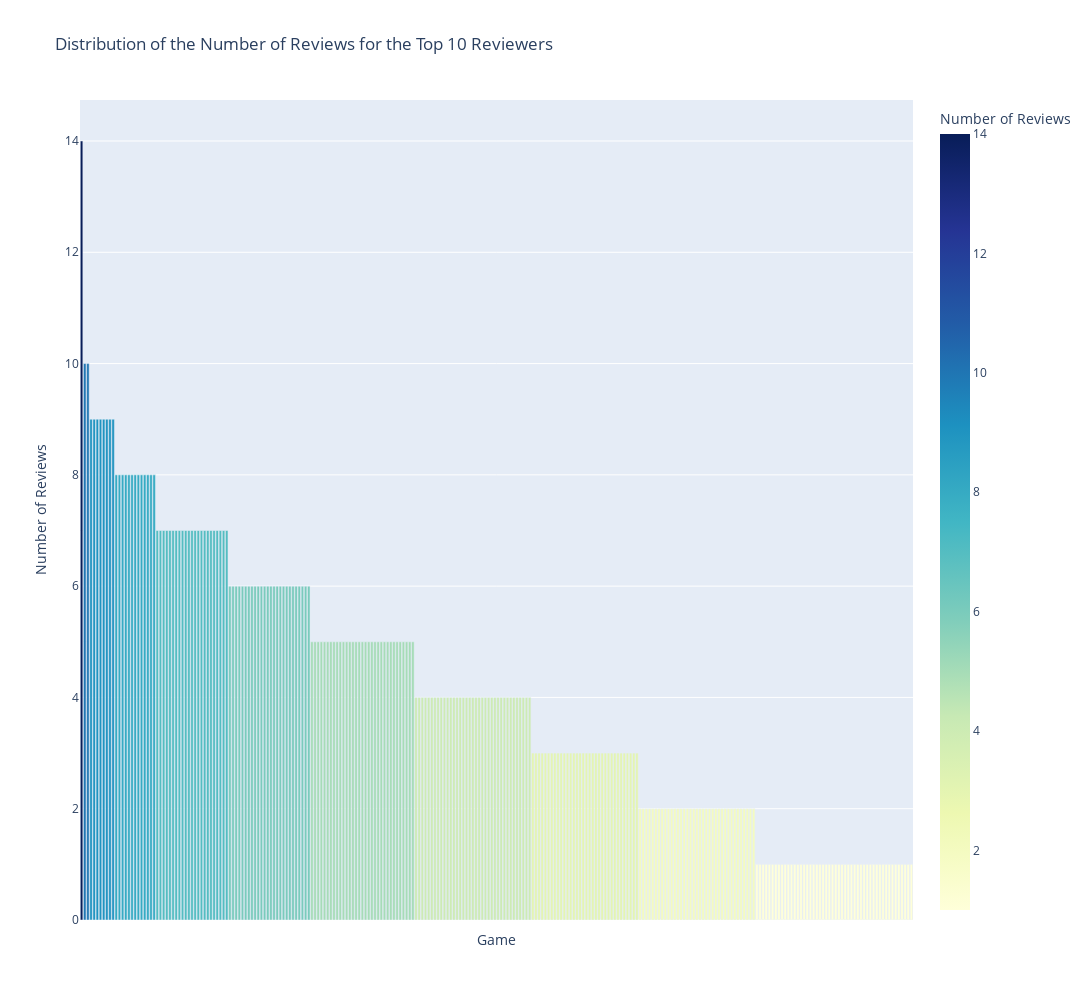

Here is the notebook cell this chart was saved with:
### Markdown cell above
####   Create a plot showing the distribution of the number of reviews each application received from the top 10 reviewers, arranged in descending order.

### Code cell
import plotly.express as px

# Group and sort the count of reviews per app
reviews_per_app = top_10_reviewers.groupby('app_name').size().sort_values(ascending=False)

# Convert `reviews_per_app` to a DataFrame to make it compatible with Plotly
reviews_per_app_df = reviews_per_app.reset_index()
reviews_per_app_df.columns = ['Game', 'Number of Reviews']

# Create the vertical bar chart with Plotly
fig = px.bar(
    reviews_per_app_df,
    x='Game',
    y='Number of Reviews',
    title='Distribution of the Number of Reviews for the Top 10 Reviewers',
    labels={'Game': 'Game', 'Number of Reviews': 'Number of Reviews'},
    color='Number of Reviews',  # Color based on the number of reviews
    color_continuous_scale='YlGnBu'
)

# Configure layout to enable vertical scrolling
fig.update_layout(
    height=1000,  # Total height of the chart (increased from 800 to 1000)
    width=3000,   # Total width of the chart (you can set the desired value)
    xaxis={'categoryorder': 'total descending'},  # Descending order
    showlegend=False,
)

# Enable scrolling on the x-axis if there are many games
fig.update_xaxes(tickangle=-45, automargin=True, dtick=1, tickvals=[], ticktext=[])

# Show the chart
fig.show()

### Figure 1 — Plotly figure (JSON) as saved in the notebook; plotly's stock layout.template omitted (floating-point values rounded to 4 significant figures; data arrays with more than 128 entries replaced by an {"elided": "..."} marker saying what was removed)
{"data": [{"alignmentgroup": "True", "hovertemplate": "Game=%{x}<br>Number of Reviews=%{marker.color}<extra></extra>", "legendgroup": "", "marker": {"color": {"elided": "264 int values"}, "coloraxis": "coloraxis", "pattern": {"shape": ""}}, "name": "", "offsetgroup": "", "orientation": "v", "showlegend": false, "textposition": "auto", "type": "bar", "x": {"elided": "264 str values"}, "xaxis": "x", "y": {"elided": "264 int values"}, "yaxis": "y"}], "layout": {"barmode": "relative", "coloraxis": {"colorbar": {"title": {"text": "Number of Reviews"}}, "colorscale": [[0, "rgb(255,255,217)"], [0.125, "rgb(237,248,177)"], [0.25, "rgb(199,233,180)"], [0.375, "rgb(127,205,187)"], [0.5, "rgb(65,182,196)"], [0.625, "rgb(29,145,192)"], [0.75, "rgb(34,94,168)"], [0.875, "rgb(37,52,148)"], [1, "rgb(8,29,88)"]]}, "height": 1000, "legend": {"tracegroupgap": 0}, "showlegend": false, "title": {"text": "Distribution of the Number of Reviews for the Top 10 Reviewers"}, "width": 3000, "xaxis": {"anchor": "y", "automargin": true, "categoryorder": "total descending", "domain": [0, 1], "dtick": 1, "tickangle": -45, "ticktext": [], "tickvals": [], "title": {"text": "Game"}}, "yaxis": {"anchor": "x", "domain": [0, 1], "title": {"text": "Number of Reviews"}}}}
